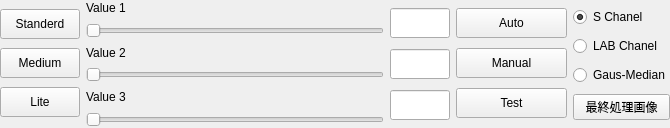
  <widget class="QDockWidget" name="sheetProcess_DockWidget">
   <property name="sizePolicy">
    <sizepolicy hsizetype="Expanding" vsizetype="Expanding">
     <horstretch>0</horstretch>
     <verstretch>0</verstretch>
    </sizepolicy>
   </property>
   <property name="minimumSize">
    <size>
     <width>670</width>
     <height>128</height>
    </size>
   </property>
   <property name="maximumSize">
    <size>
     <width>524287</width>
     <height>128</height>
    </size>
   </property>
   <property name="font">
    <font>
     <pointsize>9</pointsize>
    </font>
   </property>
   <property name="focusPolicy">
    <enum>Qt::ClickFocus</enum>
   </property>
   <property name="allowedAreas">
    <set>Qt::AllDockWidgetAreas</set>
   </property>
   <property name="windowTitle">
    <string>取込処理</string>
   </property>
   <attribute name="dockWidgetArea">
    <number>2</number>
   </attribute>
   <widget class="QWidget" name="sheetProcess_DockWidgetContents">
    <layout class="QHBoxLayout" name="horizontalLayout_2" stretch="0,10,0,0,0">
     <property name="leftMargin">
      <number>0</number>
     </property>
     <property name="topMargin">
      <number>0</number>
     </property>
     <property name="rightMargin">
      <number>0</number>
     </property>
     <property name="bottomMargin">
      <number>0</number>
     </property>
     <item>
      <layout class="QVBoxLayout" name="sheetProcess_QVBoxLayout">
       <property name="spacing">
        <number>0</number>
       </property>
       <item>
        <widget class="Custom_Button" name="standerd_Button">
         <property name="minimumSize">
          <size>
           <width>0</width>
           <height>30</height>
          </size>
         </property>
         <property name="focusPolicy">
          <enum>Qt::ClickFocus</enum>
         </property>
         <property name="text">
          <string>Standerd</string>
         </property>
        </widget>
       </item>
       <item>
        <widget class="Custom_Button" name="mideum_Button">
         <property name="minimumSize">
          <size>
           <width>0</width>
           <height>30</height>
          </size>
         </property>
         <property name="focusPolicy">
          <enum>Qt::ClickFocus</enum>
         </property>
         <property name="text">
          <string>Medium</string>
         </property>
        </widget>
       </item>
       <item>
        <widget class="Custom_Button" name="lite_Button">
         <property name="minimumSize">
          <size>
           <width>0</width>
           <height>30</height>
          </size>
         </property>
         <property name="focusPolicy">
          <enum>Qt::ClickFocus</enum>
         </property>
         <property name="text">
          <string>Lite</string>
         </property>
        </widget>
       </item>
      </layout>
     </item>
     <item>
      <layout class="QHBoxLayout" name="horizontalLayout_11" stretch="1">
       <property name="sizeConstraint">
        <enum>QLayout::SetDefaultConstraint</enum>
       </property>
       <item>
        <layout class="QVBoxLayout" name="sliders_QVBoxLayout">
         <property name="sizeConstraint">
          <enum>QLayout::SetNoConstraint</enum>
         </property>
         <item>
          <widget class="QLabel" name="value1_Label">
           <property name="sizePolicy">
            <sizepolicy hsizetype="Minimum" vsizetype="Preferred">
             <horstretch>0</horstretch>
             <verstretch>0</verstretch>
            </sizepolicy>
           </property>
           <property name="focusPolicy">
            <enum>Qt::ClickFocus</enum>
           </property>
           <property name="text">
            <string>Value 1</string>
           </property>
          </widget>
         </item>
         <item>
          <widget class="QSlider" name="value1_Slider">
           <property name="sizePolicy">
            <sizepolicy hsizetype="Preferred" vsizetype="Fixed">
             <horstretch>0</horstretch>
             <verstretch>0</verstretch>
            </sizepolicy>
           </property>
           <property name="maximumSize">
            <size>
             <width>5242</width>
             <height>5242</height>
            </size>
           </property>
           <property name="focusPolicy">
            <enum>Qt::ClickFocus</enum>
           </property>
           <property name="maximum">
            <number>255</number>
           </property>
           <property name="orientation">
            <enum>Qt::Horizontal</enum>
           </property>
          </widget>
         </item>
         <item>
          <widget class="QLabel" name="value2_Label">
           <property name="sizePolicy">
            <sizepolicy hsizetype="Preferred" vsizetype="Minimum">
             <horstretch>0</horstretch>
             <verstretch>0</verstretch>
            </sizepolicy>
           </property>
           <property name="focusPolicy">
            <enum>Qt::ClickFocus</enum>
           </property>
           <property name="text">
            <string>Value 2</string>
           </property>
           <property name="openExternalLinks">
            <bool>false</bool>
           </property>
           <property name="textInteractionFlags">
            <set>Qt::LinksAccessibleByMouse</set>
           </property>
          </widget>
         </item>
         <item>
          <widget class="QSlider" name="value2_Slider">
           <property name="sizePolicy">
            <sizepolicy hsizetype="Preferred" vsizetype="Fixed">
             <horstretch>0</horstretch>
             <verstretch>0</verstretch>
            </sizepolicy>
           </property>
           <property name="maximumSize">
            <size>
             <width>5242</width>
             <height>5242</height>
            </size>
           </property>
           <property name="focusPolicy">
            <enum>Qt::ClickFocus</enum>
           </property>
           <property name="maximum">
            <number>255</number>
           </property>
           <property name="orientation">
            <enum>Qt::Horizontal</enum>
           </property>
          </widget>
         </item>
         <item>
          <widget class="QLabel" name="value3_Label">
           <property name="sizePolicy">
            <sizepolicy hsizetype="Preferred" vsizetype="Minimum">
             <horstretch>0</horstretch>
             <verstretch>0</verstretch>
            </sizepolicy>
           </property>
           <property name="focusPolicy">
            <enum>Qt::ClickFocus</enum>
           </property>
           <property name="text">
            <string>Value 3</string>
           </property>
           <property name="openExternalLinks">
            <bool>false</bool>
           </property>
           <property name="textInteractionFlags">
            <set>Qt::LinksAccessibleByMouse</set>
           </property>
          </widget>
         </item>
         <item>
          <widget class="QSlider" name="value3_Slider">
           <property name="sizePolicy">
            <sizepolicy hsizetype="Preferred" vsizetype="Fixed">
             <horstretch>0</horstretch>
             <verstretch>0</verstretch>
            </sizepolicy>
           </property>
           <property name="maximumSize">
            <size>
             <width>5242</width>
             <height>5242</height>
            </size>
           </property>
           <property name="focusPolicy">
            <enum>Qt::ClickFocus</enum>
           </property>
           <property name="maximum">
            <number>255</number>
           </property>
           <property name="orientation">
            <enum>Qt::Horizontal</enum>
           </property>
          </widget>
         </item>
        </layout>
       </item>
      </layout>
     </item>
     <item>
      <layout class="QVBoxLayout" name="values_QVBoxLayout">
       <property name="spacing">
        <number>6</number>
       </property>
       <property name="sizeConstraint">
        <enum>QLayout::SetMinimumSize</enum>
       </property>
       <property name="topMargin">
        <number>3</number>
       </property>
       <item alignment="Qt::AlignRight">
        <widget class="QLineEdit" name="Value1_LineEdit">
         <property name="maximumSize">
          <size>
           <width>60</width>
           <height>30</height>
          </size>
         </property>
         <property name="font">
          <font>
           <pointsize>18</pointsize>
          </font>
         </property>
         <property name="focusPolicy">
          <enum>Qt::ClickFocus</enum>
         </property>
         <property name="inputMask">
          <string/>
         </property>
         <property name="text">
          <string/>
         </property>
         <property name="maxLength">
          <number>32767</number>
         </property>
         <property name="alignment">
          <set>Qt::AlignCenter</set>
         </property>
        </widget>
       </item>
       <item alignment="Qt::AlignRight">
        <widget class="QLineEdit" name="Value2_LineEdit">
         <property name="maximumSize">
          <size>
           <width>60</width>
           <height>30</height>
          </size>
         </property>
         <property name="font">
          <font>
           <pointsize>18</pointsize>
          </font>
         </property>
         <property name="focusPolicy">
          <enum>Qt::ClickFocus</enum>
         </property>
         <property name="inputMask">
          <string/>
         </property>
         <property name="text">
          <string/>
         </property>
         <property name="alignment">
          <set>Qt::AlignCenter</set>
         </property>
        </widget>
       </item>
       <item>
        <widget class="QLineEdit" name="Value3_LineEdit">
         <property name="maximumSize">
          <size>
           <width>60</width>
           <height>30</height>
          </size>
         </property>
         <property name="font">
          <font>
           <pointsize>18</pointsize>
          </font>
         </property>
         <property name="focusPolicy">
          <enum>Qt::ClickFocus</enum>
         </property>
         <property name="inputMask">
          <string/>
         </property>
         <property name="text">
          <string/>
         </property>
         <property name="alignment">
          <set>Qt::AlignCenter</set>
         </property>
        </widget>
       </item>
      </layout>
     </item>
     <item>
      <layout class="QVBoxLayout" name="process_Button_QVBoxLayout">
       <property name="spacing">
        <number>2</number>
       </property>
       <item>
        <widget class="Custom_Button" name="auto_Button">
         <property name="minimumSize">
          <size>
           <width>111</width>
           <height>30</height>
          </size>
         </property>
         <property name="focusPolicy">
          <enum>Qt::ClickFocus</enum>
         </property>
         <property name="text">
          <string>Auto</string>
         </property>
        </widget>
       </item>
       <item>
        <widget class="Custom_Button" name="manual_Button">
         <property name="minimumSize">
          <size>
           <width>111</width>
           <height>30</height>
          </size>
         </property>
         <property name="focusPolicy">
          <enum>Qt::ClickFocus</enum>
         </property>
         <property name="text">
          <string>Manual</string>
         </property>
        </widget>
       </item>
       <item>
        <widget class="Custom_Button" name="test_Button">
         <property name="minimumSize">
          <size>
           <width>111</width>
           <height>30</height>
          </size>
         </property>
         <property name="focusPolicy">
          <enum>Qt::ClickFocus</enum>
         </property>
         <property name="text">
          <string>Test</string>
         </property>
        </widget>
       </item>
      </layout>
     </item>
     <item>
      <layout class="QGridLayout" name="gridLayout_2">
       <property name="verticalSpacing">
        <number>2</number>
       </property>
       <item row="2" column="0">
        <widget class="QRadioButton" name="gausMedian_RadioButton">
         <property name="focusPolicy">
          <enum>Qt::ClickFocus</enum>
         </property>
         <property name="text">
          <string>Gaus-Median</string>
         </property>
        </widget>
       </item>
       <item row="0" column="0">
        <widget class="QRadioButton" name="sChanel_RadioButton">
         <property name="focusPolicy">
          <enum>Qt::ClickFocus</enum>
         </property>
         <property name="text">
          <string>S Chanel</string>
         </property>
         <property name="checked">
          <bool>true</bool>
         </property>
        </widget>
       </item>
       <item row="1" column="0">
        <widget class="QRadioButton" name="labChanel_RadioButton">
         <property name="focusPolicy">
          <enum>Qt::ClickFocus</enum>
         </property>
         <property name="text">
          <string>LAB Chanel</string>
         </property>
        </widget>
       </item>
       <item row="3" column="0">
        <widget class="QPushButton" name="imageCheck_Button">
         <property name="focusPolicy">
          <enum>Qt::ClickFocus</enum>
         </property>
         <property name="text">
          <string>最終処理画像</string>
         </property>
         <property name="checkable">
          <bool>true</bool>
         </property>
        </widget>
       </item>
      </layout>
     </item>
    </layout>
   </widget>
  </widget>
